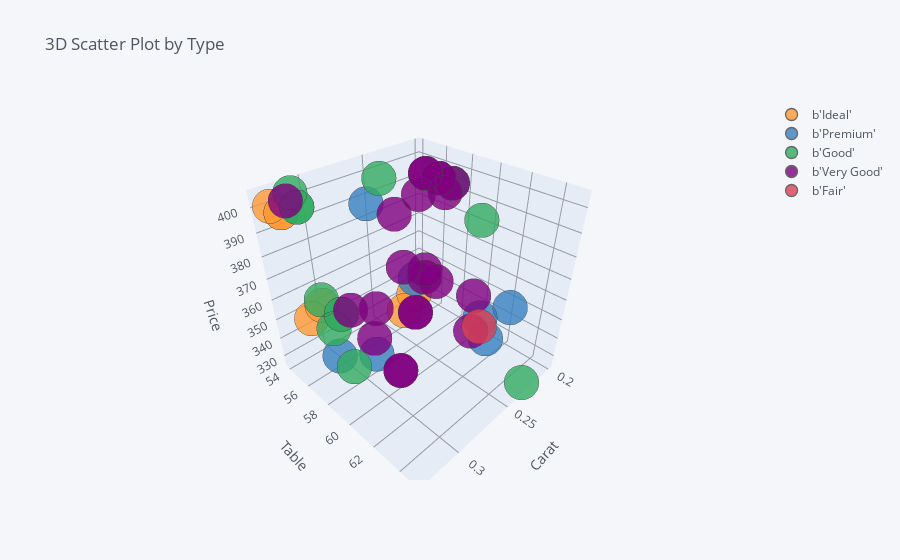

The code cell stored with this chart in its notebook:
### Code cell
df2.iplot(
    x="carat",
    y="table",
    z="price",
    kind="scatter3d",
    xTitle="Carat",
    yTitle="Table",
    zTitle="Price",
    theme="pearl",
    categories="cut",
    title="3D Scatter Plot by Type",
)

### Figure 1 — Plotly figure (JSON) as saved in the notebook; plotly's stock layout.template omitted (floating-point values rounded to 4 significant figures)
{"data": [{"marker": {"color": "rgba(255, 153, 51, 1.0)", "line": {"width": 1.3}, "opacity": 0.8, "size": 12, "symbol": "circle"}, "mode": "markers", "name": "b'Ideal'", "textfont": {"color": "#4D5663"}, "type": "scatter3d", "x": [0.23, 0.23, 0.31, 0.3, 0.33, 0.33, 0.33], "y": [55, 56, 54, 54, 55, 56, 56], "z": [326, 340, 344, 348, 403, 403, 403]}, {"marker": {"color": "rgba(55, 128, 191, 1.0)", "line": {"width": 1.3}, "opacity": 0.8, "size": 12, "symbol": "circle"}, "mode": "markers", "name": "b'Premium'", "textfont": {"color": "#4D5663"}, "type": "scatter3d", "x": [0.21, 0.29, 0.22, 0.2, 0.32, 0.24, 0.29], "y": [61, 58, 61, 62, 58, 57, 58], "z": [326, 334, 342, 345, 345, 355, 403]}, {"marker": {"color": "rgba(50, 171, 96, 1.0)", "line": {"width": 1.3}, "opacity": 0.8, "size": 12, "symbol": "circle"}, "mode": "markers", "name": "b'Good'", "textfont": {"color": "#4D5663"}, "type": "scatter3d", "x": [0.23, 0.31, 0.3, 0.3, 0.3, 0.3, 0.23, 0.23, 0.31, 0.26, 0.26, 0.32, 0.32], "y": [65, 58, 55, 54, 56, 56, 59, 59, 54, 56, 63, 56, 56], "z": [327, 335, 339, 351, 351, 351, 402, 402, 402, 403, 403, 403, 403]}, {"marker": {"color": "rgba(128, 0, 128, 1.0)", "line": {"width": 1.3}, "opacity": 0.8, "size": 12, "symbol": "circle"}, "mode": "markers", "name": "b'Very Good'", "textfont": {"color": "#4D5663"}, "type": "scatter3d", "x": [0.24, 0.24, 0.26, 0.23, 0.3, 0.23, 0.23, 0.31, 0.31, 0.23, 0.3, 0.23, 0.23, 0.23, 0.23, 0.23, 0.23, 0.23, 0.26, 0.32, 0.25, 0.29], "y": [57, 57, 55, 61, 59, 55, 57, 62, 62, 58, 57, 61, 57, 57, 57, 59, 58, 58, 59, 55, 60, 60], "z": [336, 336, 337, 338, 351, 352, 353, 353, 353, 354, 357, 357, 357, 402, 402, 402, 402, 402, 403, 403, 404, 404]}, {"marker": {"color": "rgba(219, 64, 82, 1.0)", "line": {"width": 1.3}, "opacity": 0.8, "size": 12, "symbol": "circle"}, "mode": "markers", "name": "b'Fair'", "textfont": {"color": "#4D5663"}, "type": "scatter3d", "x": [0.22], "y": [61], "z": [337]}], "layout": {"legend": {"bgcolor": "#F5F6F9", "font": {"color": "#4D5663"}}, "paper_bgcolor": "#F5F6F9", "plot_bgcolor": "#F5F6F9", "scene": {"xaxis": {"gridcolor": "#9499A3", "showgrid": true, "tickfont": {"color": "#4D5663"}, "title": {"font": {"color": "#4D5663"}, "text": "Carat"}, "zerolinecolor": "#9499A3"}, "yaxis": {"gridcolor": "#9499A3", "showgrid": true, "tickfont": {"color": "#4D5663"}, "title": {"font": {"color": "#4D5663"}, "text": "Table"}, "zerolinecolor": "#9499A3"}, "zaxis": {"gridcolor": "#9499A3", "showgrid": true, "tickfont": {"color": "#4D5663"}, "title": {"font": {"color": "#4D5663"}, "text": "Price"}, "zerolinecolor": "#9499A3"}}, "title": {"font": {"color": "#4D5663"}, "text": "3D Scatter Plot by Type"}}}
